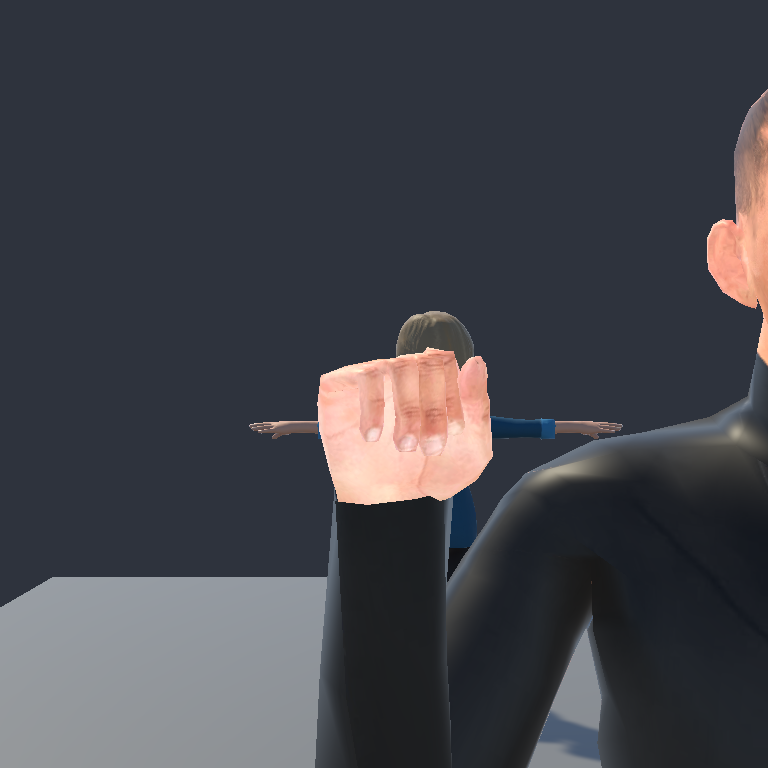
#> input picture AlphabetPreviews/A-hand.png, 768 x 768 px; its folder holds 4 pictures in this run
$ python build_preview_sheet.py
#> lines starting #> are read from the running program, lines starting #| are printed output that depends on the picture
from pathlib import Path
from PIL import Image, ImageDraw, ImageFont

root = Path(__file__).parent
font_path = 'C:/Windows/Fonts/arial.ttf'
title_font = ImageFont.truetype(font_path, 32)
label_font = ImageFont.truetype(font_path, 24)
small_font = ImageFont.truetype(font_path, 18)
sheet = Image.new('RGB', (1500, 1580), '#171c24')
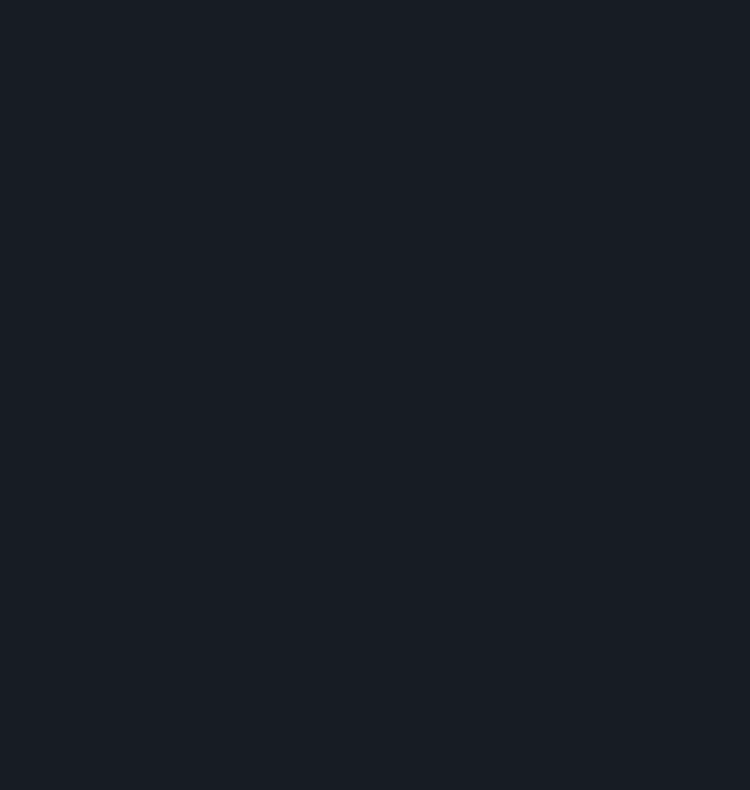
#> sheet: PIL image 1500x1580 RGB (shown at 1/2 size); mean R, G, B 23, 28, 36
draw = ImageDraw.Draw(sheet)
draw.text((24, 20), 'SignPAK | English alphabet animation drafts', font=title_font, fill='white')
draw.text((24, 65), 'Humanoid clips · 3 seconds · Jack rig · J and Z include movement', font=small_font, fill='#b7c4d4')
for i, letter in enumerate('ABCDEFGHIJKLMNOPQRSTUVWXYZ'):
    x, y = 20 + (i % 6) * 246, 105 + (i // 6) * 282
    image = Image.open(root / f'{letter}-hand.png').resize((226, 226))
    sheet.paste(image, (x, y + 32))
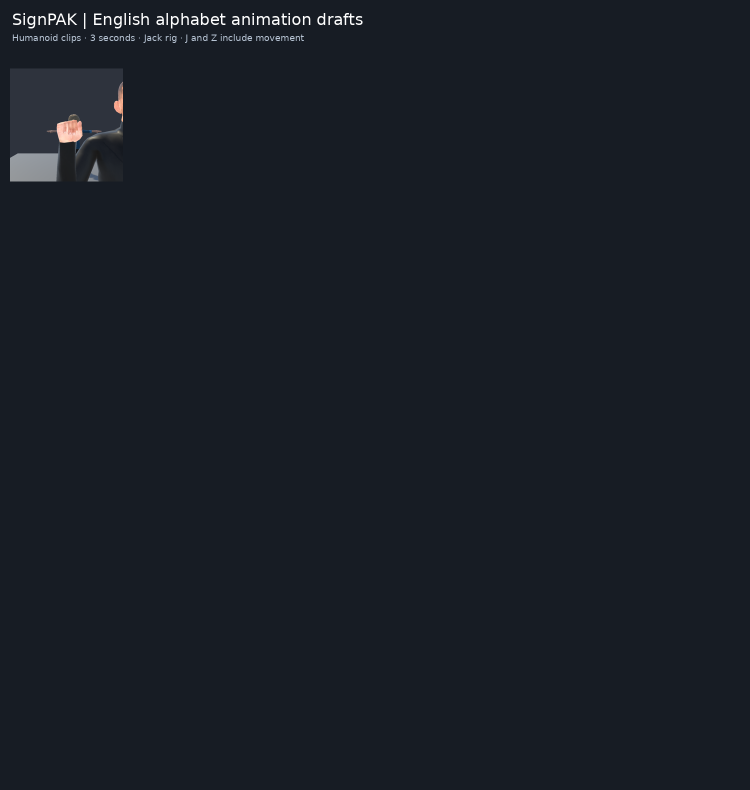
#> sheet: PIL image 1500x1580 RGB (shown at 1/2 size); mean R, G, B 24.6, 29.5, 37.4
    draw.text((x + 8, y), letter, font=label_font, fill='white')
#> pass 2 of the loop `for i, letter in enumerate('ABCDEFGHIJKLMNOPQRSTUVWXYZ'):`:
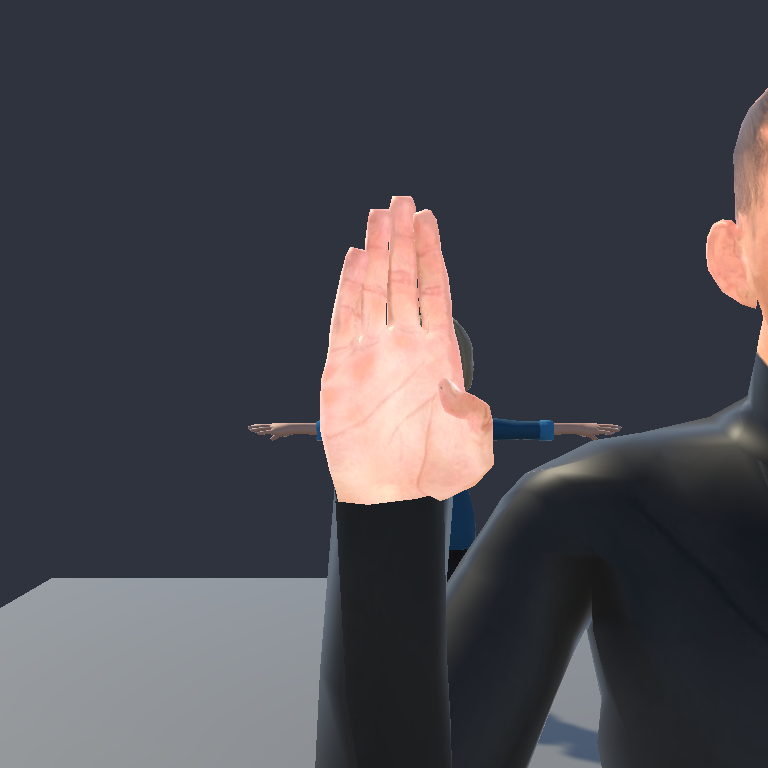
#> input picture AlphabetPreviews/B-hand.png, 768 x 768 px
#> `sheet.paste(image, (x, y + 32))`:
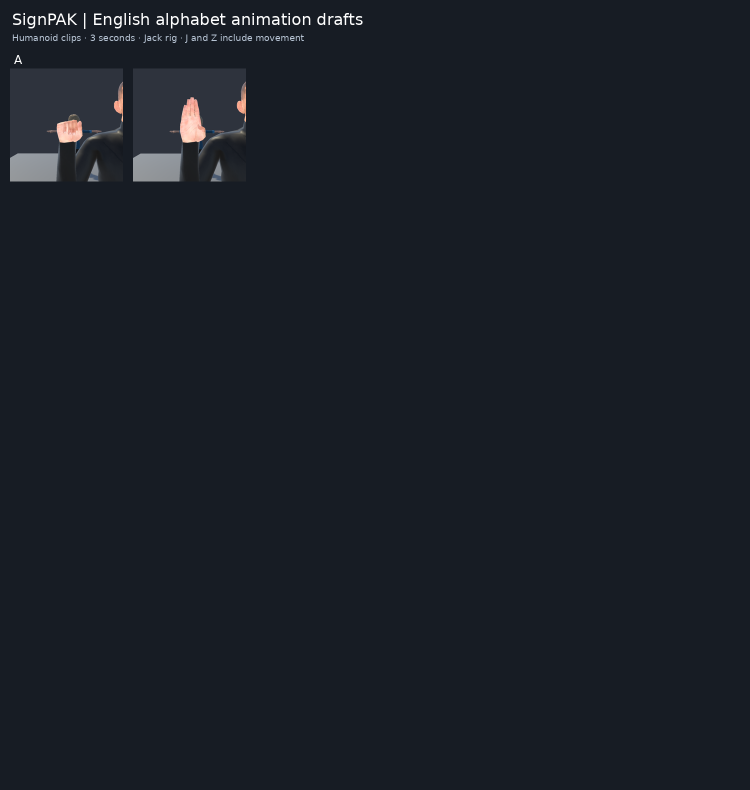
#> sheet: PIL image 1500x1580 RGB (shown at 1/2 size); mean R, G, B 25.6, 30.4, 38.3
#> pass 3 of the loop `for i, letter in enumerate('ABCDEFGHIJKLMNOPQRSTUVWXYZ'):`:
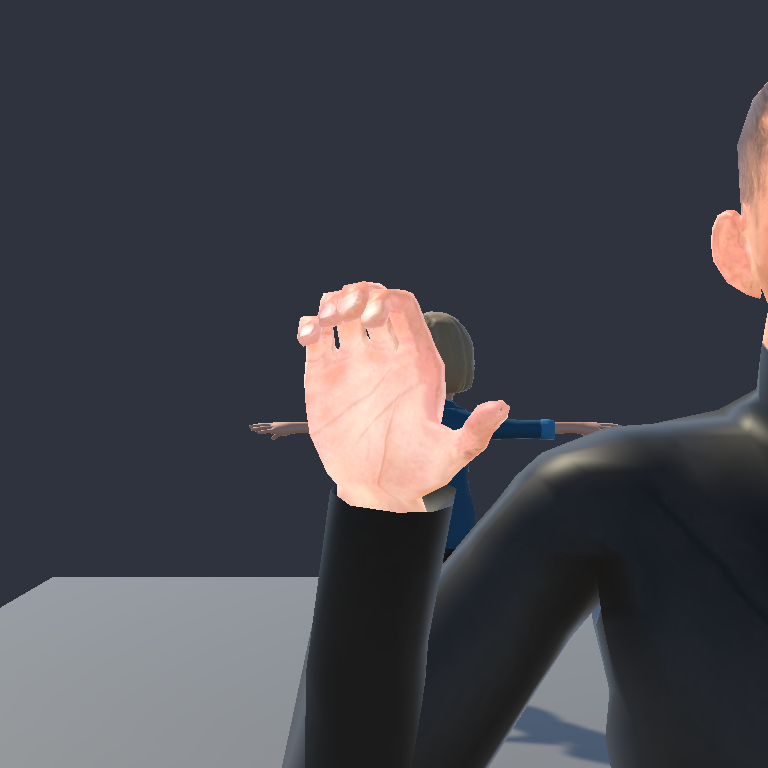
#> input picture AlphabetPreviews/C-hand.png, 768 x 768 px
#> `sheet.paste(image, (x, y + 32))`:
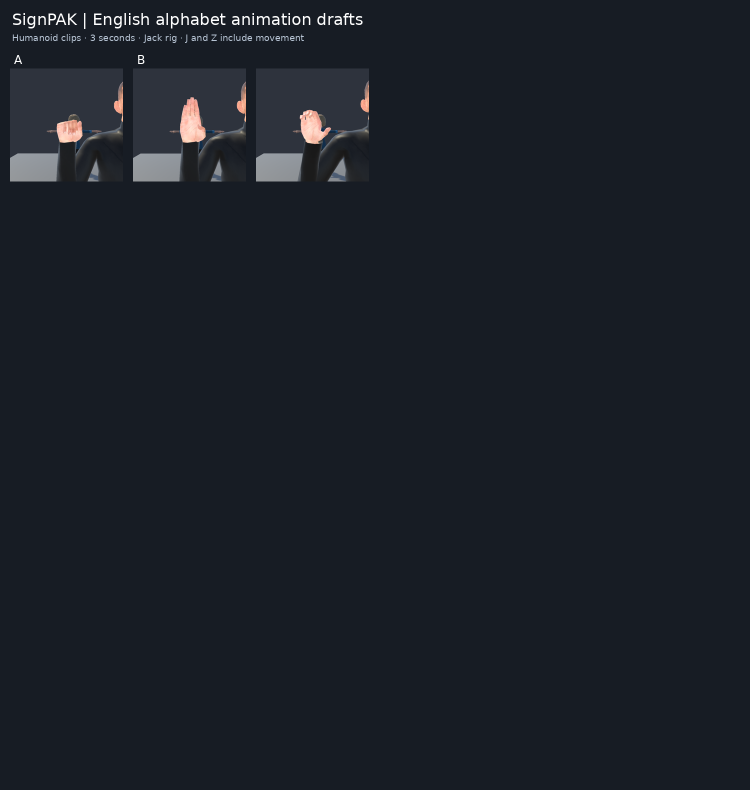
#> sheet: PIL image 1500x1580 RGB (shown at 1/2 size); mean R, G, B 26.6, 31.3, 39.2
#> (the run stopped early here; a loop or call above may not have finished)
